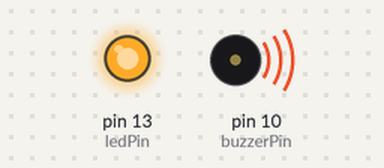
This sketch was run on a simulated Arduino Uno, built with avr-gcc and run on an emulated ATmega328P. Parts: output pins drawn as LEDs (lit = HIGH), buzzer (waves = sounding).

Above: at 0.02 s.
At 1.0 s:
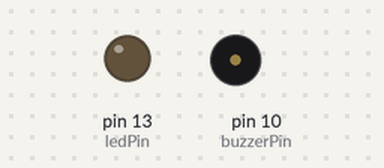
At 11.32 s:
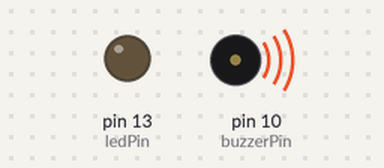
Timing chart, 0 to 14.2 s (numbered marks = the images above):
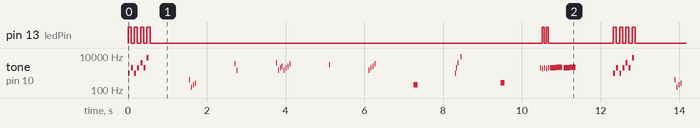

Measured:
- by itself, pin 13 (ledPin): repeats every 12.3 s: 3 × (LOW 0.08 s, HIGH 0.08 s), LOW 10.0 s, HIGH 0.05 s, LOW 0.05 s, HIGH 0.05 s, LOW 1.7 s, HIGH 0.08 s
- by itself, tone on pin 10 (buzzerPin): plays 1000 Hz for 0.05 s, 2000 Hz for 0.05 s, 1000 Hz for 0.05 s, 2000 Hz for 0.05 s, 4000 Hz for 0.05 s, 2000 Hz for 0.05 s … (496 notes in this stretch)

The sketch:

Noise_01.ino
```cpp
int buzzerPin = 10;
int ledPin = 13;

// the setup routine runs once when you press reset:
void setup() {
  // declare pin 9 to be an output:
  pinMode(buzzerPin, OUTPUT);
  pinMode(ledPin, OUTPUT);

}

// the loop routine runs over and over again forever:
void loop() {

  PlayStartup();
  delay(1000);
  PlayExit();
  delay(1000);
  PlayCruise();
  delay(1000);
  PlayConfirm();
  delay(1000);
  PlayPush();
  delay(1000);
  PlayConfiguration();
  delay(1000);
  PlayError();
  delay(1000);
  PlayArming();
  delay(1000);
  PlayArmed();
  delay(1000);
  PlaySomeFuturisticSound();
  delay(1000);

}

void  PlayStartup(){
        digitalWrite(ledPin, HIGH);
        tone(buzzerPin, 1000, 50);   //Time,Frequency
        delay(80);
        digitalWrite(ledPin, LOW);
        tone(buzzerPin, 2000, 50);
        delay(80);
        digitalWrite(ledPin, HIGH);
        tone(buzzerPin, 1000, 50);
        delay(80);
        digitalWrite(ledPin, LOW);
        tone(buzzerPin, 2000, 50);
        delay(80);
        digitalWrite(ledPin, HIGH);
        tone(buzzerPin, 4000, 50);
        delay(80);
        digitalWrite(ledPin, LOW);
        tone(buzzerPin, 2000, 50);
        delay(80);
        digitalWrite(ledPin, HIGH);
        tone(buzzerPin, 8000, 50);
        delay(80);
        digitalWrite(ledPin, LOW);
}

void PlayExit(){
         tone(buzzerPin, 400, 20);
         tone(buzzerPin, 400, 20);
         delay(50);
         tone(buzzerPin, 400, 20);
         tone(buzzerPin, 150, 20);
         delay(50);
         tone(buzzerPin, 200, 20);
         delay(50);
         tone(buzzerPin, 250, 20);
}

void PlayCruise(){
         tone(buzzerPin, 3500, 20);
         delay(50);
         tone(buzzerPin, 1500, 20);
}

void PlayConfirm(){
         tone(buzzerPin, 4000, 20);
         delay(50);
         tone(buzzerPin, 4000, 20);
         tone(buzzerPin, 1500, 20);
         delay(50);
         tone(buzzerPin, 2000, 20);
         delay(50);
         tone(buzzerPin, 2500, 20);
         delay(50);
         tone(buzzerPin, 3500, 20);
         tone(buzzerPin, 1500, 20);
         delay(50);
         tone(buzzerPin, 2000, 20);
         delay(50);
         tone(buzzerPin, 2500, 20);
         delay(50);
         tone(buzzerPin, 3500, 20);
       }

void PlayPush(){
         tone(buzzerPin, 3000, 15);
       }

void PlayConfiguration(){
         tone(buzzerPin, 1500, 20);
         delay(50);
         tone(buzzerPin, 2000, 20);
         delay(50);
         tone(buzzerPin, 2500, 20);
         delay(50);
         tone(buzzerPin, 3500, 20);
       }

void PlayError(){
         tone(buzzerPin, 200, 50);
         delay(50);
         tone(buzzerPin, 200, 50);

       }

void PlayArming(){
         tone(buzzerPin, 1000, 20);
         delay(20);
         tone(buzzerPin, 2000, 20);
         delay(40);
         tone(buzzerPin, 4000, 20);
         delay(80);
         tone(buzzerPin, 9000, 20);
         delay(20);
       }

void PlayArmed(){
         tone(buzzerPin, 262, 10); tone(buzzerPin, 262, 10); tone(buzzerPin, 262, 100);
         tone(buzzerPin, 262, 10); tone(buzzerPin, 262, 10); tone(buzzerPin, 0, 100);
         tone(buzzerPin, 262, 10); tone(buzzerPin, 262, 10); tone(buzzerPin, 0, 100);
         tone(buzzerPin, 262, 10); tone(buzzerPin, 262, 10); tone(buzzerPin, 262, 100);
       }


void PlaySomeFuturisticSound(){
      digitalWrite(ledPin, LOW);tone(buzzerPin, 2000, 25);delay(50);
      digitalWrite(ledPin, HIGH);tone(buzzerPin, 1800, 25);delay(50);
      digitalWrite(ledPin, LOW);tone(buzzerPin, 2000, 25);delay(50);
      digitalWrite(ledPin, HIGH);tone(buzzerPin, 1800, 25);delay(50);
      digitalWrite(ledPin, LOW);tone(buzzerPin, 2000, 25);delay(50);
      tone(buzzerPin, 2000, 400);delay(50);
      tone(buzzerPin, 2050, 400);delay(50);
      tone(buzzerPin, 2100, 400);delay(50);
      tone(buzzerPin, 2150, 200);delay(50);
      tone(buzzerPin, 2200, 100);delay(50);
      delay(100);
      tone(buzzerPin, 2000, 400);delay(50);
      tone(buzzerPin, 2050, 400);delay(50);
      tone(buzzerPin, 2100, 400);delay(50);
      tone(buzzerPin, 2150, 200);delay(50);
      tone(buzzerPin, 2200, 100);delay(50);
}
```
